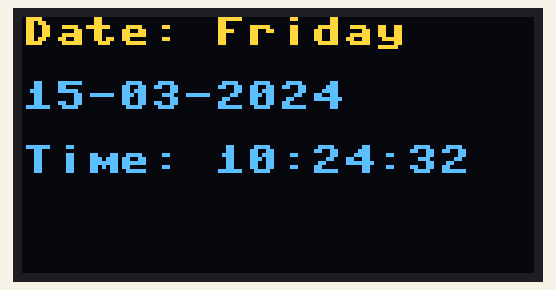
The program below on a simulated Raspberry Pi Pico running MicroPython. Parts: 128×64 one-colour display. The OLED is the two-colour kind (top 16 rows yellow); WiFi joins after 1.5 s; the clock reads 2024-03-15 10:24:30 at power-on unless the program sets it; requests to the public web service named in the program get a made-up reply in its usual format after 0.4 s (London, UTC, broken clouds, 64 % humidity, 1013 hPa unless stated); what the program prints to the serial console is not drawn.

Above: at 2.5 s.
At 6.6 s:
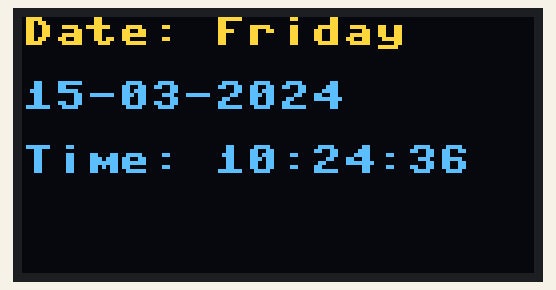
At 11.7 s:
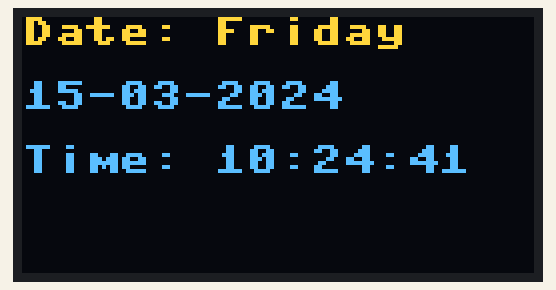
At 19.9 s:
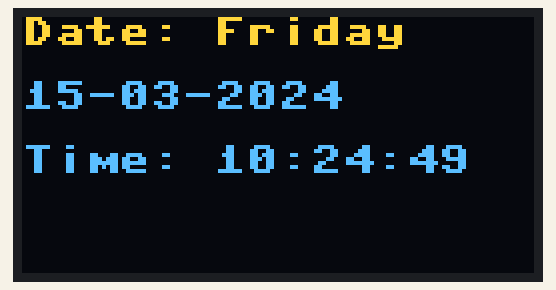
At 29.2 s:
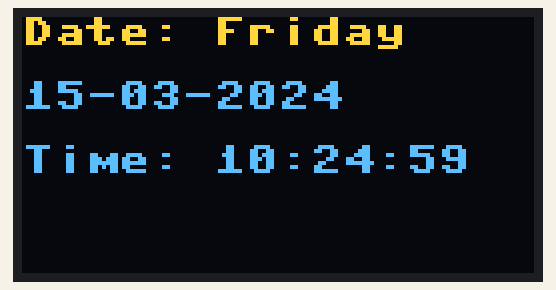
At 38.4 s:
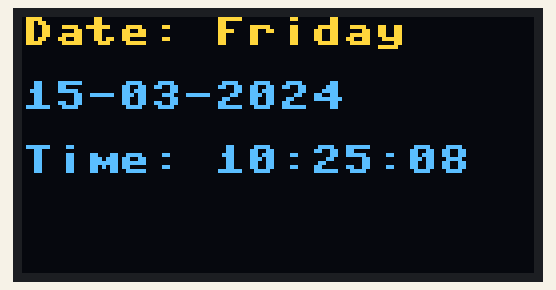

Measured:
- what the display in image 1 shows lasts 1.0 s, from 6.6 s to 7.6 s

The program:

10_3_3_sync_time_world_map_api_oled.py
```python
# Rui Santos & Sara Santos - Random Nerd Tutorials
# Complete project details at https://RandomNerdTutorials.com/raspberry-pi-pico-w-micropython-ebook/

import network
import requests
import time
from machine import RTC, Timer, SoftI2C, Pin
import ssd1306

# Create a clock to keep track of time
rtc = machine.RTC()

# You can choose any other combination of I2C pins
i2c = SoftI2C(scl=Pin(5), sda=Pin(4))

# Set up the OLED display parameters
oled_width = 128
oled_height = 64
oled = ssd1306.SSD1306_I2C(oled_width, oled_height, i2c, addr=0x3c)

days_of_week = ['Monday', 'Tuesday', 'Wednesday', 'Thursday', 'Friday', 'Saturday', 'Sunday']

# Wi-Fi credentials
ssid = 'REPLACE_WITH_YOUR_SSID'
password = 'REPLACE_WITH_YOUR_PASSWORD'

# Your time zone. List of time zones here: https://timeapi.io/api/TimeZone/AvailableTimeZones
timezone = 'Asia/Dubai'

# API endpoint
url = f'https://timeapi.io/api/Time/current/zone?timeZone={timezone}'

# Init Wi-Fi Interface
def init_wifi(ssid, password):
    wlan = network.WLAN(network.STA_IF)
    wlan.active(True)
    # Connect to your network
    wlan.connect(ssid, password)
    # Wait for Wi-Fi connection
    connection_timeout = 10
    while connection_timeout > 0:
        if wlan.status() >= 3:
            break
        connection_timeout -= 1
        print('Waiting for Wi-Fi connection...')
        time.sleep(1)
    # Check if connection is successful
    if wlan.status() != 3:
        return False
    else:
        print('Connection successful!')
        network_info = wlan.ifconfig()
        print('IP address:', network_info[0])
        return True

# Make request to get the time
def get_time():
    try:
        print('Requesting time...')
        response = requests.get(url)
        print('Response code:', response.status_code)
        if (response.status_code == 200):
            time_json= response.json()

            year = time_json['year']
            month = time_json['month']
            day = time_json['day']
            day_of_week = time_json['dayOfWeek']
            hour = time_json['hour']
            minute = time_json['minute']
            second = time_json['seconds']

            # Put together the time tuple
            time_tuple =(year, month, day, day_of_week, hour, minute, second, 0)

            return time_tuple

    except Exception as e:
        print('An error occurred', e)
    finally:
        response.close()

# Synchronize the time
def set_time(timer):
    time_tuple = get_time()
    rtc.datetime(time_tuple)
    print('Sync time')

# Periodically call set_time to synchronize the time
sync_time_timer = Timer()
sync_time_timer.init(mode=Timer.PERIODIC, period=100000, callback=set_time)

# Get Current Date and Time
if init_wifi(ssid, password):
    # Synchronize the clock
    set_time(0)
    while True:
        try:
            # Get current time
            current_time = time.time()
            # Convert the time to a time tuple
            local_time_tuple = time.localtime(current_time)
            print(local_time_tuple)
            # Format the date and time as strings
            formatted_date = '{:02d}-{:02d}-{:04d}'.format(local_time_tuple[2], local_time_tuple[1], local_time_tuple[0])
            formatted_time = '{:02d}:{:02d}:{:02d}'.format(local_time_tuple[3], local_time_tuple[4], local_time_tuple[5])
            formatted_day_week = days_of_week[local_time_tuple[6]]

            print(formatted_day_week)
            print(formatted_date)
            print(formatted_time)

            # Clear the OLED display
            oled.fill(0)

            # Display the formatted date and time
            oled.text('Date: ' + formatted_day_week, 0, 0)
            oled.text(formatted_date, 0, 16)
            oled.text('Time: ' + formatted_time, 0, 32)
            oled.show()

            time.sleep(1)

        except Exception as e:
            print('Error occurred:', e)
            time.sleep(2)
            continue
```
